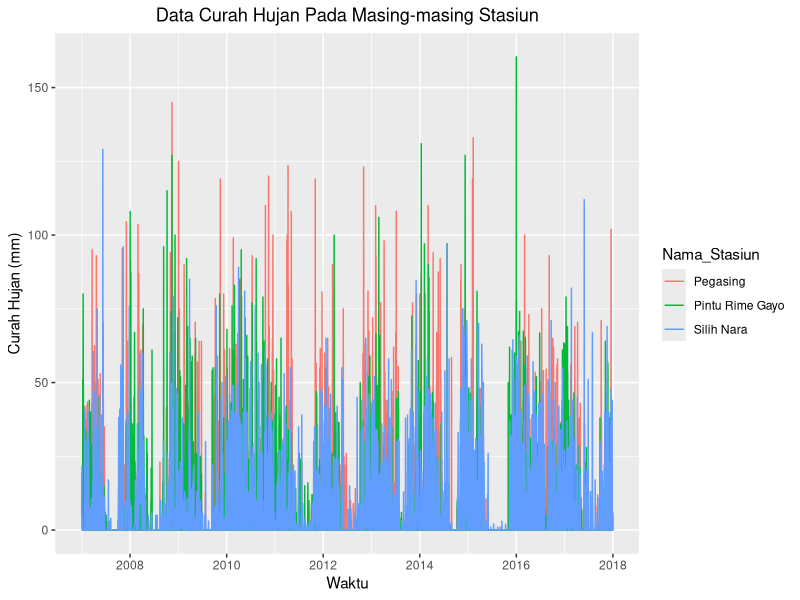
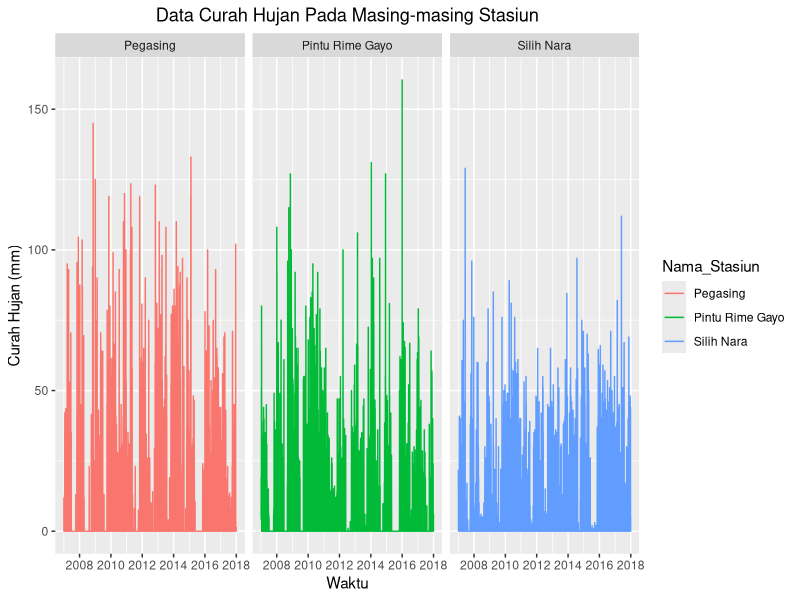

These charts were generated, in order, by the following R code:
# visualize and grouping data

## import data


library(readr)
## ---- data-hujan
data <- read_csv("data_hujan_gabung.csv") 
data <- data[,-1] # hilangkan kolom nomor

# data hujan harian setiap pos hujan
library(ggplot2)

## ---- data-pisah
plot_pisah <- ggplot(data,aes(Tanggal, Curah_Hujan,col=Nama_Stasiun)) +
  geom_line() + 
  labs(title="Data Curah Hujan Pada Masing-masing Stasiun",
       y="Curah Hujan (mm)",
       x="Waktu") + 
  facet_wrap(~Nama_Stasiun)+
  theme_update(plot.title=element_text(hjust=0.5))+
  theme_update(plot.subtitle=element_text(hjust=0.5))+
  theme_update(axis.title.y=element_text(angle=90)) 

## ---- plot-gabung
plot_gabung <- ggplot(data,aes(Tanggal, Curah_Hujan,col=Nama_Stasiun)) +
  geom_line() + 
  labs(title="Data Curah Hujan Pada Masing-masing Stasiun",
       y="Curah Hujan (mm)",
       x="Waktu") + 
  theme_update(plot.title=element_text(hjust=0.5))+
  theme_update(plot.subtitle=element_text(hjust=0.5))+
  theme_update(axis.title.y=element_text(angle=90))
plot_gabung

## ---- plot-pisah
ggplot(data,aes(Tanggal, Curah_Hujan,col=Nama_Stasiun)) +
  geom_line() + 
  labs(title="Data Curah Hujan Pada Masing-masing Stasiun",
       y="Curah Hujan (mm)",
       x="Waktu") + 
  facet_wrap(~Nama_Stasiun)+
  theme_update(plot.title=element_text(hjust=0.5))+
  theme_update(plot.subtitle=element_text(hjust=0.5))+
  theme_update(axis.title.y=element_text(angle=90)) 


